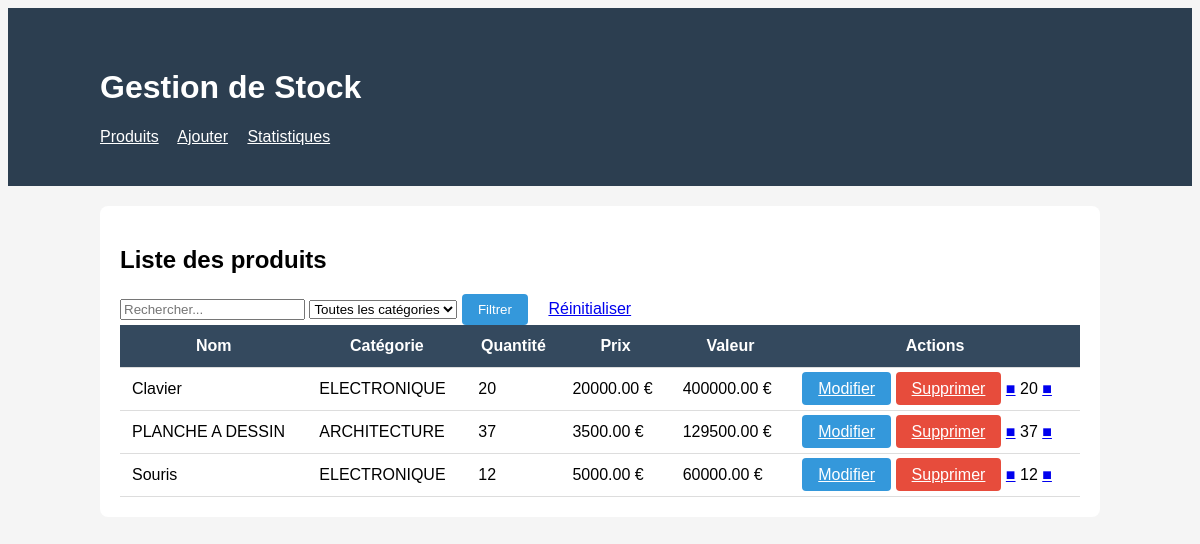
The page / on the database its author committed.
### stock/models.py (models this page shows, shortened)
class Produit(models.Model):
    nom = models.CharField(max_length=100)
    description = models.TextField(blank=True)
    quantite = models.PositiveIntegerField(default=0)
    prix = models.DecimalField(max_digits=10, decimal_places=2)
    categorie = models.CharField(max_length=50)
    seuil_alerte = models.PositiveIntegerField(default=5)
    date_ajout = models.DateTimeField(auto_now_add=True)
    def stock_bas(self):
        return self.quantite < self.seuil_alerte
    def valeur_stock(self):
        return self.quantite * self.prix
    class Meta:
        ordering = ['nom']

### stock/views.py (the view)
# urls.py: path('', views.liste_produits, name='liste_produits'),
def liste_produits(request):
    produits = Produit.objects.all()
    recherche = request.GET.get('recherche', '')
    categorie = request.GET.get('categorie', '')
    if recherche:
        produits = produits.filter(nom__icontains=recherche)
    if categorie:
        produits = produits.filter(categorie=categorie)
    categories = Produit.objects.values_list('categorie', flat=True).distinct()
    return render(request, 'stock/liste.html', {
        'produits': produits,
        'categories': categories,
        'recherche': recherche,
        'categorie_selectionnee': categorie,
    })

### stock/templates/stock/liste.html (shortened to what this page needs)
{% extends 'stock/base.html' %}
{% block contenu %}
<div class="card">
<h2>Liste des produits</h2>
<form method="get" class="search-form">
<input type="text" name="recherche" value="{{ recherche }}"
placeholder="Rechercher...">
<select name="categorie">
<option value="">Toutes les catégories</option>
</select>
<button type="submit" class="btn btn-primary">Filtrer</button>
<a href="{% url 'liste_produits' %}" class="btn">Réinitialiser</a>
</form>
{% if produits %}
<table>
<thead>
<tr>
<th>Nom</th>
<th>Catégorie</th>
<th>Quantité</th>
<th>Prix</th>
<th>Valeur</th>
<th>Actions</th>
</tr>
</thead>
<tbody>
{% for produit in produits %}
<tr class="{% if produit.stock_bas %}stock-bas{% endif %}">
<td>{{ produit.nom }}</td>
<td>{{ produit.categorie }}</td>
<td>{{ produit.quantite }}</td>
<td>{{ produit.prix }} €</td>
<td>{{ produit.valeur_stock }} €</td>
<td>
<a href="{% url 'modifier_produit' produit.pk %}" class="btn btn-primary">Modifier</a>
<a href="{% url 'supprimer_produit' produit.pk %}" class="btn btn-danger">Supprimer</a>
<a href="{% url 'ajuster_stock' produit.pk 'moins' %}">■</a>
{{ produit.quantite }}
<a href="{% url 'ajuster_stock' produit.pk 'plus' %}">■</a>
</td>
</tr>
{% endfor %}
</tbody>
</table>
{% else %}
<p>Aucun produit en stock.</p>
{% endif %}
</div>
{% endblock %}

### stock/templates/stock/base.html (shortened to what this page needs)
<!DOCTYPE html>
<html lang="fr">
<head>
</head>
<body>
<header>
<div class="container">
<h1>Gestion de Stock</h1>
<nav>
<a href="{% url 'liste_produits' %}">Produits</a>
<a href="{% url 'ajouter_produit' %}">Ajouter</a>
<a href="{% url 'statistiques' %}">Statistiques</a>
</nav>
</div>
</header>
<div class="container">
{% block contenu %}{% endblock %}
</div>
</body>
</html>

### stock/templates/stock/base.html (style rules this page uses)
body { font-family: Arial, sans-serif; background: #f5f5f5; }
.container { max-width: 1000px; margin: 0 auto; padding: 20px; }
header { background: #2c3e50; color: white; padding: 20px; }
nav a { color: white; margin-right: 15px; }
.card { background: white; padding: 20px; border-radius: 8px; }
table { width: 100%; border-collapse: collapse; }
th, td { padding: 12px; border-bottom: 1px solid #ddd; }
th { background: #34495e; color: white; }
.btn { padding: 8px 16px; border: none; border-radius: 4px; }
.btn-primary { background: #3498db; color: white; }
.btn-danger { background: #e74c3c; color: white; }

### rows shown on the page
Produit: nom "Clavier", categorie "ELECTRONIQUE", quantite "20", prix "20000.00", valeur_stock "400000.00"
Produit: nom "PLANCHE A DESSIN", categorie "ARCHITECTURE", quantite "37", prix "3500.00", valeur_stock "129500.00"
Produit: nom "Souris", categorie "ELECTRONIQUE", quantite "12", prix "5000.00", valeur_stock "60000.00"
